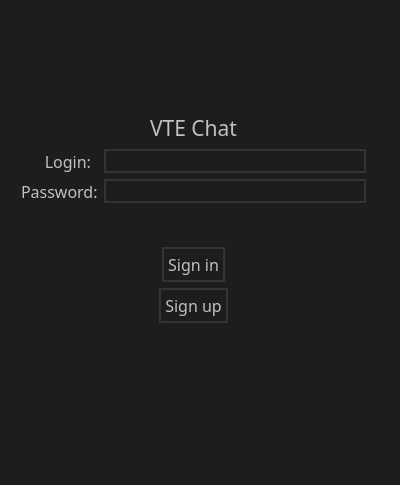
<?xml version="1.0" encoding="UTF-8"?>
<ui version="4.0">
 <class>AuthMenu</class>
 <widget class="QMainWindow" name="AuthMenu">
  <property name="geometry">
   <rect>
    <x>0</x>
    <y>0</y>
    <width>400</width>
    <height>485</height>
   </rect>
  </property>
  <property name="sizePolicy">
   <sizepolicy hsizetype="Fixed" vsizetype="Fixed">
    <horstretch>0</horstretch>
    <verstretch>0</verstretch>
   </sizepolicy>
  </property>
  <property name="minimumSize">
   <size>
    <width>308</width>
    <height>349</height>
   </size>
  </property>
  <property name="maximumSize">
   <size>
    <width>400</width>
    <height>500</height>
   </size>
  </property>
  <property name="windowTitle">
   <string>AuthMenu</string>
  </property>
  <property name="styleSheet">
   <string notr="true">background: rgb(29, 29, 29)</string>
  </property>
  <widget class="QWidget" name="centralWidget">
   <widget class="QWidget" name="layoutWidget">
    <property name="geometry">
     <rect>
      <x>10</x>
      <y>50</y>
      <width>367</width>
      <height>337</height>
     </rect>
    </property>
    <layout class="QVBoxLayout" name="verticalLayout">
     <item>
      <spacer name="verticalSpacer_2">
       <property name="orientation">
        <enum>Qt::Vertical</enum>
       </property>
       <property name="sizeHint" stdset="0">
        <size>
         <width>287</width>
         <height>60</height>
        </size>
       </property>
      </spacer>
     </item>
     <item>
      <widget class="QLabel" name="label">
       <property name="font">
        <font>
         <family>Gadugi</family>
         <pointsize>16</pointsize>
        </font>
       </property>
       <property name="styleSheet">
        <string notr="true">color: silver;</string>
       </property>
       <property name="text">
        <string>VTE Chat</string>
       </property>
       <property name="alignment">
        <set>Qt::AlignCenter</set>
       </property>
      </widget>
     </item>
     <item>
      <layout class="QFormLayout" name="Auth">
       <item row="0" column="0">
        <widget class="QLabel" name="LoginLabel">
         <property name="minimumSize">
          <size>
           <width>70</width>
           <height>0</height>
          </size>
         </property>
         <property name="font">
          <font>
           <family>Gadugi</family>
           <pointsize>12</pointsize>
          </font>
         </property>
         <property name="autoFillBackground">
          <bool>false</bool>
         </property>
         <property name="styleSheet">
          <string notr="true">color: silver;</string>
         </property>
         <property name="text">
          <string>Login:</string>
         </property>
         <property name="alignment">
          <set>Qt::AlignRight|Qt::AlignTrailing|Qt::AlignVCenter</set>
         </property>
        </widget>
       </item>
       <item row="0" column="1">
        <widget class="QLineEdit" name="Login">
         <property name="focusPolicy">
          <enum>Qt::StrongFocus</enum>
         </property>
         <property name="contextMenuPolicy">
          <enum>Qt::DefaultContextMenu</enum>
         </property>
         <property name="autoFillBackground">
          <bool>false</bool>
         </property>
         <property name="styleSheet">
          <string notr="true">color: silver;
selection-color: none;

border-width: 2px;
border-style: solid;
border-color: rgb(52, 52, 52);
padding: 2px;</string>
         </property>
         <property name="frame">
          <bool>true</bool>
         </property>
         <property name="readOnly">
          <bool>false</bool>
         </property>
         <property name="cursorMoveStyle">
          <enum>Qt::LogicalMoveStyle</enum>
         </property>
         <property name="clearButtonEnabled">
          <bool>false</bool>
         </property>
        </widget>
       </item>
       <item row="1" column="0">
        <widget class="QLabel" name="PassLabel">
         <property name="font">
          <font>
           <family>Gadugi</family>
           <pointsize>12</pointsize>
          </font>
         </property>
         <property name="styleSheet">
          <string notr="true">color: silver;</string>
         </property>
         <property name="text">
          <string>Password:</string>
         </property>
        </widget>
       </item>
       <item row="1" column="1">
        <widget class="QLineEdit" name="Password">
         <property name="styleSheet">
          <string notr="true">color: silver;
selection-color: none;

border-width: 2px;
border-style: solid;
border-color: rgb(52, 52, 52);
padding: 2px;</string>
         </property>
        </widget>
       </item>
      </layout>
     </item>
     <item>
      <widget class="QLabel" name="Status">
       <property name="minimumSize">
        <size>
         <width>0</width>
         <height>32</height>
        </size>
       </property>
       <property name="font">
        <font>
         <family>Gadugi</family>
         <pointsize>12</pointsize>
        </font>
       </property>
       <property name="styleSheet">
        <string notr="true">color:rgba(255, 8, 8,150)</string>
       </property>
       <property name="text">
        <string/>
       </property>
       <property name="alignment">
        <set>Qt::AlignCenter</set>
       </property>
      </widget>
     </item>
     <item>
      <layout class="QGridLayout" name="gridLayout_3">
       <item row="0" column="0">
        <spacer name="horizontalSpacer">
         <property name="orientation">
          <enum>Qt::Horizontal</enum>
         </property>
         <property name="sizeHint" stdset="0">
          <size>
           <width>88</width>
           <height>20</height>
          </size>
         </property>
        </spacer>
       </item>
       <item row="0" column="1">
        <widget class="QPushButton" name="SignButton">
         <property name="font">
          <font>
           <family>Gadugi</family>
           <pointsize>12</pointsize>
          </font>
         </property>
         <property name="cursor">
          <cursorShape>PointingHandCursor</cursorShape>
         </property>
         <property name="styleSheet">
          <string notr="true">QPushButton{
color: silver;
border-width: 2px;
border-style: solid;
border-color: rgb(52, 52, 52);
padding: 4px;
}

QPushButton:pressed{
padding: 2px;
}

</string>
         </property>
         <property name="text">
          <string>Sign in</string>
         </property>
        </widget>
       </item>
       <item row="0" column="2">
        <spacer name="horizontalSpacer_2">
         <property name="orientation">
          <enum>Qt::Horizontal</enum>
         </property>
         <property name="sizeHint" stdset="0">
          <size>
           <width>108</width>
           <height>20</height>
          </size>
         </property>
        </spacer>
       </item>
      </layout>
     </item>
     <item>
      <layout class="QGridLayout" name="gridLayout_4">
       <item row="0" column="0">
        <spacer name="horizontalSpacer_4">
         <property name="orientation">
          <enum>Qt::Horizontal</enum>
         </property>
         <property name="sizeHint" stdset="0">
          <size>
           <width>88</width>
           <height>20</height>
          </size>
         </property>
        </spacer>
       </item>
       <item row="0" column="1">
        <widget class="QPushButton" name="CreateAccountButton">
         <property name="font">
          <font>
           <family>Gadugi</family>
           <pointsize>12</pointsize>
          </font>
         </property>
         <property name="cursor">
          <cursorShape>PointingHandCursor</cursorShape>
         </property>
         <property name="styleSheet">
          <string notr="true">QPushButton{
color: silver;
border-width: 2px;
border-style: solid;
border-color: rgb(52, 52, 52);
padding: 4px;
}

QPushButton:pressed{
padding: 2px;
}

</string>
         </property>
         <property name="text">
          <string>Sign up</string>
         </property>
        </widget>
       </item>
       <item row="0" column="2">
        <spacer name="horizontalSpacer_3">
         <property name="orientation">
          <enum>Qt::Horizontal</enum>
         </property>
         <property name="sizeHint" stdset="0">
          <size>
           <width>108</width>
           <height>20</height>
          </size>
         </property>
        </spacer>
       </item>
      </layout>
     </item>
     <item>
      <spacer name="verticalSpacer">
       <property name="orientation">
        <enum>Qt::Vertical</enum>
       </property>
       <property name="sizeHint" stdset="0">
        <size>
         <width>287</width>
         <height>60</height>
        </size>
       </property>
      </spacer>
     </item>
    </layout>
   </widget>
  </widget>
 </widget>
 <layoutdefault spacing="6" margin="11"/>
 <resources/>
 <connections/>
</ui>
